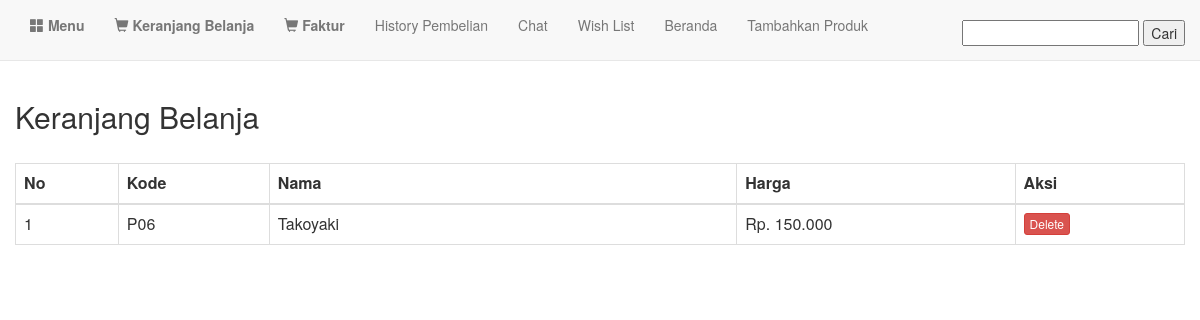
Page /shopping_cart/index.php?halaman=wish&kode_produk=P06&aksi=tambah_produk&jumlah=1 on the committed database.
### tables this page shows
CREATE TABLE `produk` (
  `id_produk` int(11) NOT NULL,
  `kode_produk` char(3) NOT NULL,
  `nama` varchar(50) NOT NULL,
  `stok` int(11) NOT NULL,
  `harga` bigint(20) NOT NULL,
  `keterangan` text NOT NULL,
  `gambar` varchar(500) NOT NULL
);

### shopping_cart/wish.php (the view, shortened to what this page needs)
<?php
if (isset($_GET['kode_produk']) && isset($_GET['jumlah'])) {
    $kode_produk=$_GET['kode_produk'];
    include 'database.php';
    $sql= "select * from produk where kode_produk='$kode_produk'";
    $query = mysqli_query($kon,$sql);
}else {
    $kode_produk="";
    $jumlah=0;
}
?>
<div class="row">
    <h2  style="margin-bottom:30px;">Keranjang Belanja</h2>
    <table class="table table-bordered">
        <thead>
        <tr>
            <th>No</th>
            <th>Kode</th>
            <th width="40%">Nama</th>
            <th>Harga</th>
            <th>Aksi</th>
        </tr>
        </thead>
        <tbody>
        <?php
            $no=0;
            if(!empty($_SESSION["wish"])):
            foreach ($_SESSION["wish"] as $item):
                $no++;
        ?>
            <tr>
                <td><?php echo $no; ?></td>
                <td><?php echo $item["kode_produk"]; ?></td>
                <td><?php echo $item["nama_produk"]; ?></td>
                <td>Rp. <?php echo number_format($item["harga"],0,',','.');?> </td>
                <td>
                    <a href="index.php?halaman=wish&kode_produk=<?php echo $item['kode_produk']; ?>&aksi=hapus" class="btn btn-danger btn-xs" role="button">Delete</a>
                </td>
            </tr>
        <?php
            endforeach;
            endif;
        ?>
        </tbody>
    </table>
</div>

### rows in the picture
produk: kode_produk "P06", nama "Takoyaki", harga "150.000"
